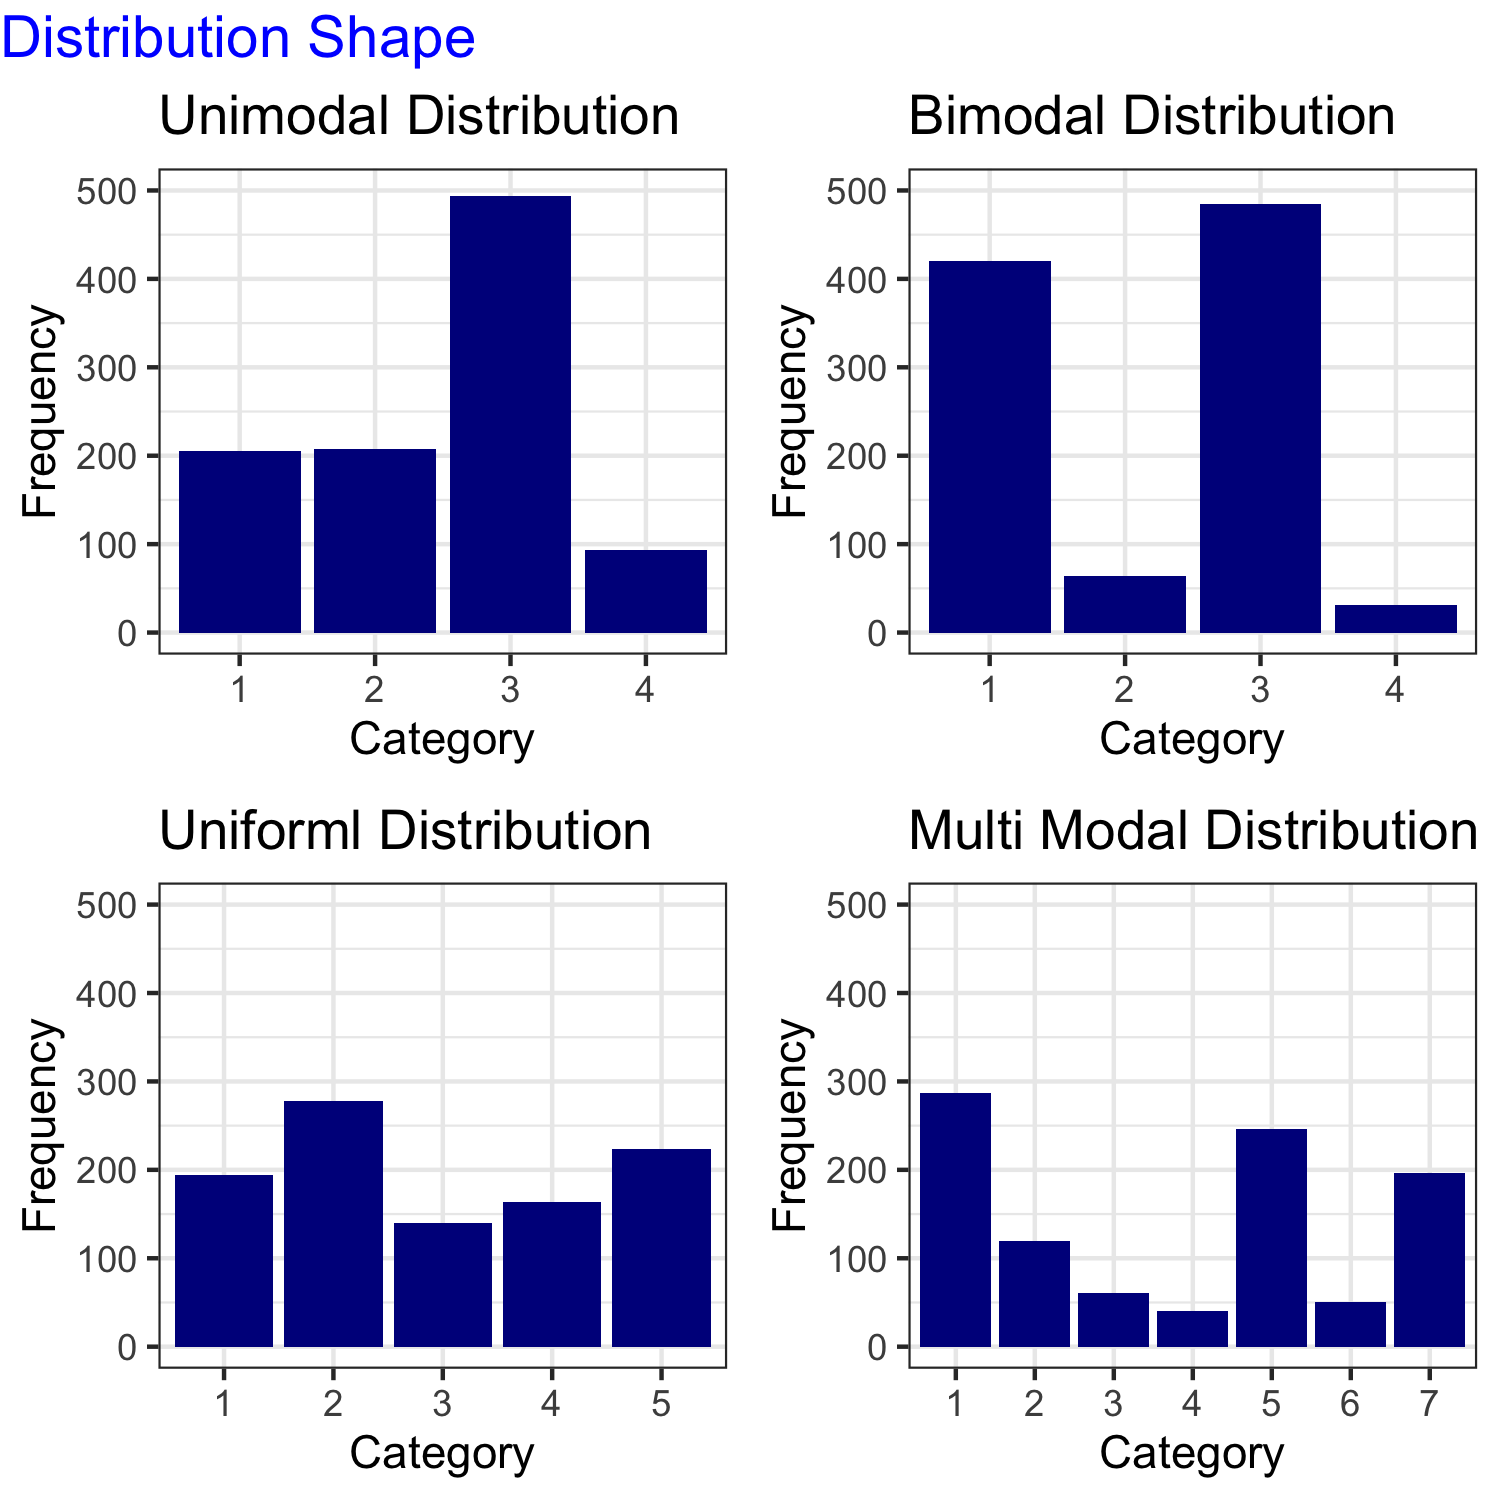

Recreate this plot in R.
library(simstudy)
library(ggplot2)
library(dplyr)
library(gridExtra)
library(grid)
def <- defData(varname = "nr", dist = "nonrandom", formula = 7, id = "idnum")
def <- defData(def, varname = "xCat1", formula = "0.2;0.2;0.5;0.1", dist = "categorical")
def <- defData(def, varname = "xCatB", formula = "0.4;0.07;0.5;0.03", dist = "categorical")
def <- defData(def, varname = "xCatU", formula = "0.21;0.25;0.14;0.17;0.23", dist = "categorical")
def <- defData(def, varname = "xCatM", formula = "0.3;0.1;0.05;0.05;0.25;0.05;.2", dist = "categorical")
dt <- genData(1000, def)


newdf <- dt %>%
  gather(key="Distribution", value="Categories", xCat1:xCatM)
         
ggplot(newdf, aes(x=Categories)) +
  geom_bar() +
  labs(title="Distribution Shape",
       x="Category",
       y="Frequency") +
  scale_y_continuous(limits=c(0,500)) +
  facet_wrap(~Distribution)

         
p1 <-ggplot(dt, aes(x=factor(xCat1))) +
  geom_bar(fill="darkblue") +
  labs(title="Unimodal Distribution",
       x="Category",
       y="Frequency") +
  scale_y_continuous(limits=c(0,500))

p2<-ggplot(dt, aes(x=factor(xCatB))) +
  geom_bar(fill="darkblue") +
  labs(title="Bimodal Distribution",
       x="Category",
       y="Frequency") +
  scale_y_continuous(limits=c(0,500))

p3<-ggplot(dt, aes(x=factor(xCatU))) +
  geom_bar(fill="darkblue") +
  labs(title="Uniforml Distribution",
       x="Category",
       y="Frequency") +
  scale_y_continuous(limits=c(0,500))

p4<-ggplot(dt, aes(x=factor(xCatM))) +
  geom_bar(fill="darkblue") +
  labs(title="Multi Modal Distribution",
       x="Category",
       y="Frequency") +
  scale_y_continuous(limits=c(0,500))


shape <- grid.arrange(p1, p2, p3, p4, as.table=TRUE, top = textGrob("Distribution Shape",
                                                  x = 0, y = 0.5,
                                                  just = "left",
                                                  gp = gpar(fontsize = 14,col="blue")))

ggsave(plot=shape, "/Users/sld8/Dropbox/PLSC309/FA2020/RTutorials/images/DistributionShape.png",  width=5, height=5, units="in")

